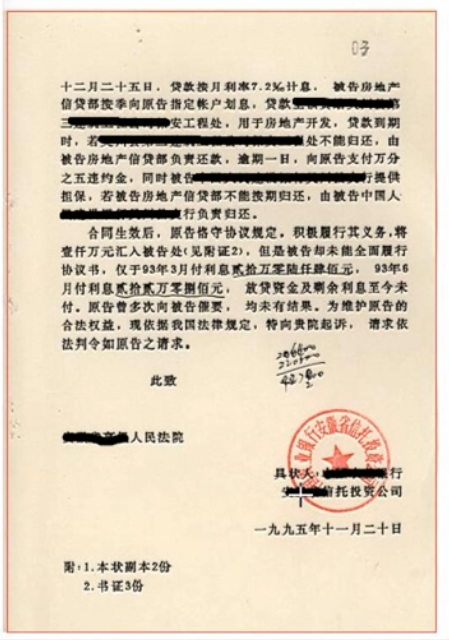
//> input picture opencv03/source/case1-1.png, 449 x 640 px
$ ./case1-1   (built with g++ and OpenCV 4)
//> lines starting //> are read from the running program, lines starting //| are printed output that depends on the picture; after the words box and inside, x2 and y2 are one past the last pixel; in counts of white or black regions, pixels touching at a corner belong together
#include <opencv2/opencv.hpp>
#include <iostream>
#include <math.h>

using namespace cv;
using namespace std;

Mat src, gray_src, dst;
int threshold_value = 100;
int max_level = 255;
const char* output_win = "Contours Result";
const char* roi_win = "Final Result";
void FindROI(int, void*);

int main(int argc, char** argv) {
	src = imread("G:/project/c/opencv/opencv03/source/case1-1.png");;
//> src is the input picture: 640 rows x 449 cols, CV_8UC3; mean B, G, R 187.9, 208.5, 221.9
	if (src.empty()) {
		printf("could not load image...\n");
		return -1;
	}
	namedWindow("input image", WINDOW_AUTOSIZE);
	imshow("input image", src);
	namedWindow(output_win, WINDOW_AUTOSIZE);
	namedWindow(roi_win, WINDOW_AUTOSIZE);
	createTrackbar("Threshold:", output_win, &threshold_value, max_level, FindROI);
	FindROI(0, 0);

	waitKey(0);
	return 0;
}

void FindROI(int, void*) {
	cvtColor(src, gray_src, COLOR_BGR2GRAY);
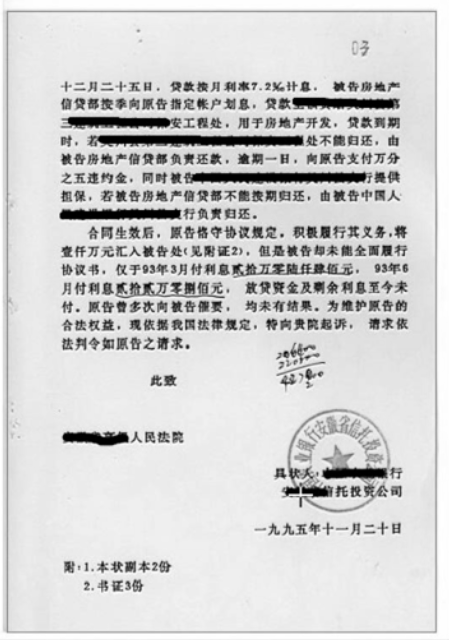
//> gray_src: 640 rows x 449 cols, CV_8UC1; min 0, max 255, mean 210.2
	Mat canny_output;
	Canny(gray_src, canny_output, threshold_value, threshold_value * 2, 3, false);//canny边缘检测函数
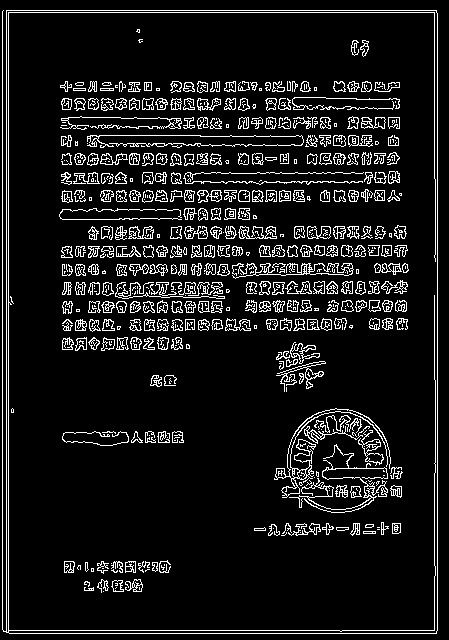
//> canny_output: 640 rows x 449 cols, CV_8UC1; 9.7% white in thin lines or dots

	vector<vector<Point>> contours;//轮廓
	vector<Vec4i> hireachy;
	findContours(canny_output, contours, hireachy, RETR_TREE, CHAIN_APPROX_SIMPLE, Point(0, 0));//检测出物体的轮廓
//> contours = 1202 contours, 726 with area under 20; largest, box (x1, y1, x2, y2) and area: (2, 10, 438, 634) 268507, (6, 10, 438, 634) 268499, (274, 408, 391, 498) 606, (232, 263, 354, 279) 532, (358, 430, 384, 466) 297; hireachy = 1202 items, first 8: [-1, -1, 1, -1], [-1, -1, 2, 0], [3, -1, -1, 1], [6, 2, 4, 1], [5, -1, -1, 3], [-1, 4, -1, 3], [7, 3, -1, 1], [11, 6, 8, 1]

	//外围轮廓
	int minw = src.cols*0.75;
//> minw = 336
	int minh = src.rows*0.75;
//> minh = 480
	RNG rng(12345);
	Mat drawImage = Mat::zeros(src.size(), CV_8UC3);
	Rect bbox;
	for (size_t t = 0; t < contours.size(); t++) {
		RotatedRect minRect = minAreaRect(contours[t]);
		float degree = abs(minRect.angle);//轮廓角度
		if (minRect.size.width > minw && minRect.size.height > minh && minRect.size.width < (src.cols-5)) {
			printf("current angle : %f\n", degree);
			Point2f pts[4];
			minRect.points(pts);
			bbox = minRect.boundingRect();
			Scalar color = Scalar(rng.uniform(0, 255), rng.uniform(0, 255), rng.uniform(0, 255));
			for (int i = 0; i < 4; i++) {
				line(drawImage, pts[i], pts[(i + 1)%4], color, 2, 8, 0);
			}
		}
	}
//> this loop made 1202 passes
//> (minRect, degree) on passes 1 to 3: (centre (219.5, 321.5), size (623, 435), angle -90, 90), (centre (221.5, 321.5), size (623, 431), angle -90, 90), (centre (103, 591), size (0, 0), angle -90, 90)
//> drawImage: 640 rows x 449 cols, CV_8UC3; every value is 0
	imshow(output_win, drawImage);

	if (bbox.width > 0 && bbox.height > 0) {
		Mat roiImg = src(bbox);
		imshow(roi_win, roiImg);
	}
	return;
}

$ run again, with opencv03/source/case1-2.png copied over opencv03/source/case1-1.png
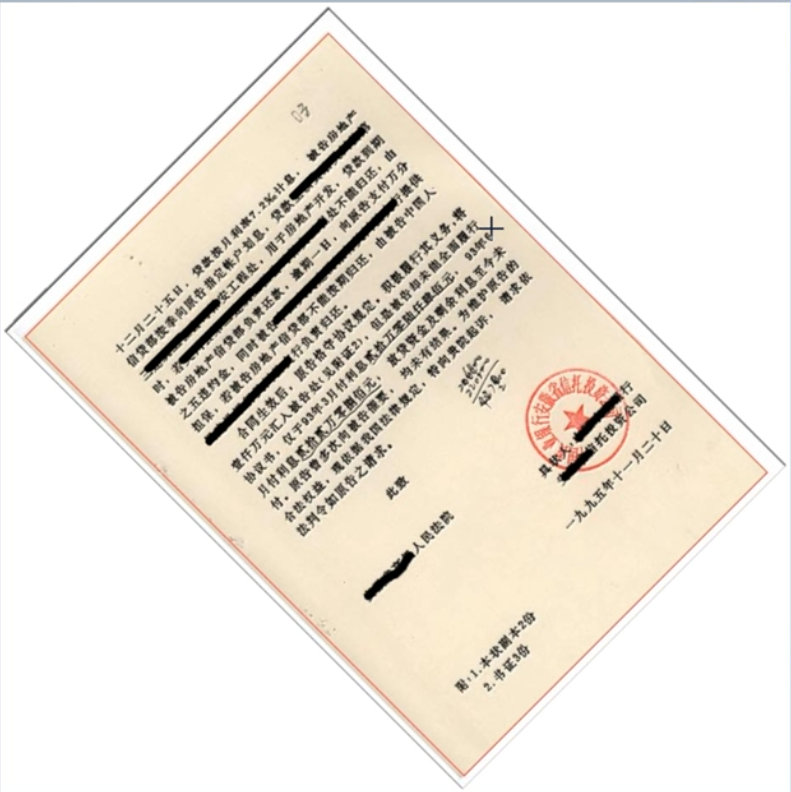
//> input picture opencv03/source/case1-2.png, 791 x 792 px
//> src is the input picture: 792 rows x 791 cols, CV_8UC3; mean B, G, R 223.2, 232.7, 238.7
//> in FindROI, `cvtColor(src, gray_src, COLOR_BGR2GRAY);`:
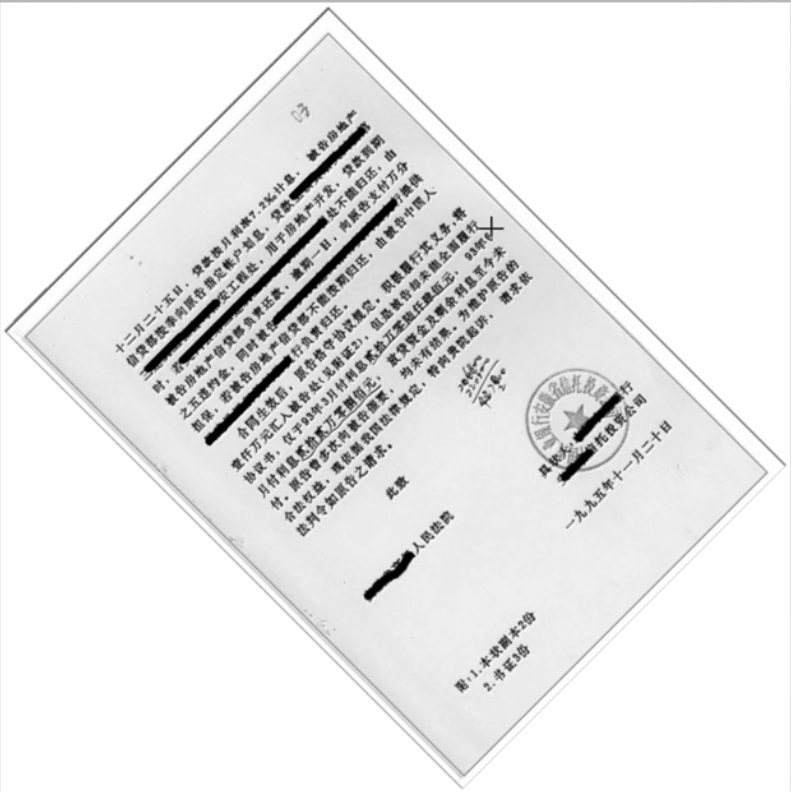
//> gray_src: 792 rows x 791 cols, CV_8UC1; min 0, max 255, mean 233.4
//> in FindROI, `Canny(gray_src, canny_output, threshold_value, threshold_value * 2, 3,..`:
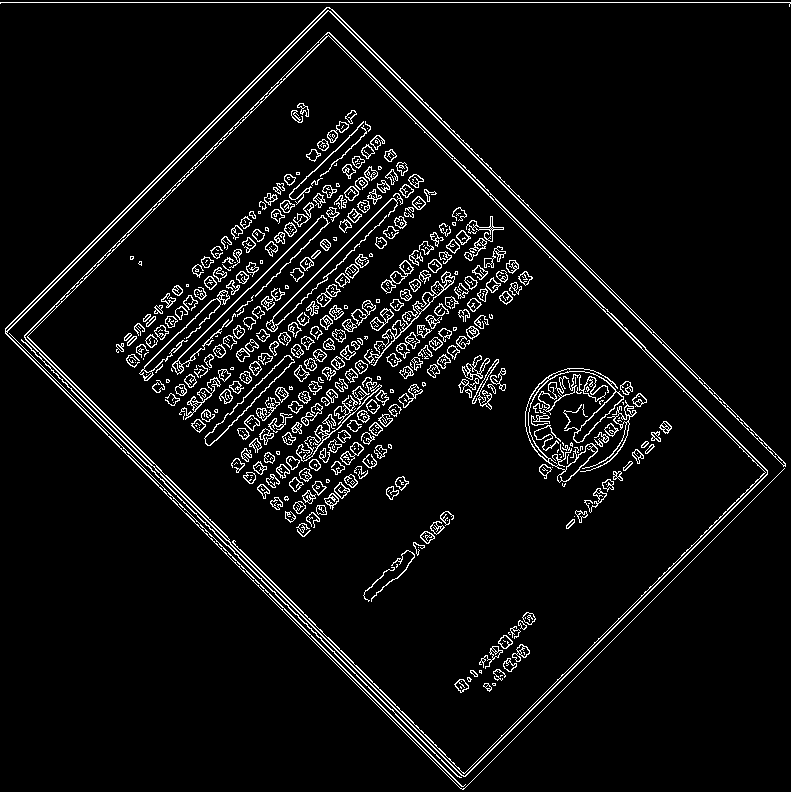
//> canny_output: 792 rows x 791 cols, CV_8UC1; 5.6% white in thin lines or dots
//> contours = 1126 contours, 633 with area under 20; largest, box (x1, y1, x2, y2) and area: (24, 32, 768, 777) 269478, (24, 32, 768, 777) 267584, (5, 7, 786, 790) 3755, (5, 7, 786, 466) 2362, (525, 368, 624, 483) 1693; hireachy = 1126 items, first 8: [1, -1, -1, -1], [2, 0, -1, -1], [1122, 1, 3, -1], [-1, -1, 4, 2], [6, -1, 5, 3], [-1, -1, -1, 4], [10, 4, 7, 3], [8, -1, -1, 6]
//> the loop in FindROI, `for (size_t t = 0; t < contours.size(); t++)` made 1126 passes
//> (minRect, degree) on passes 1 to 3: (centre (240.5, 558.5), size (2.1, 620.8), angle -45.1, 45.07), (centre (235.5, 560), size (4.2, 641.4), angle -45.3, 45.32), (centre (395.8, 403.7), size (432.7, 624.4), angle -45, 45)
